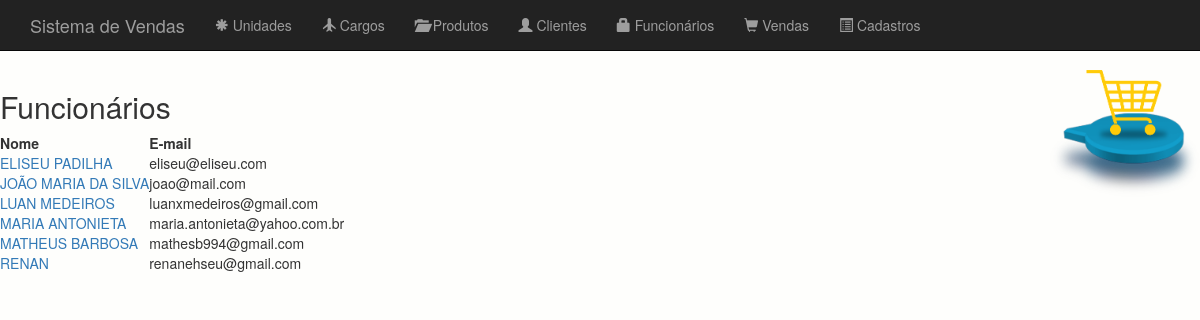
Before: /appvendas/funcionarios/ with the older database file.
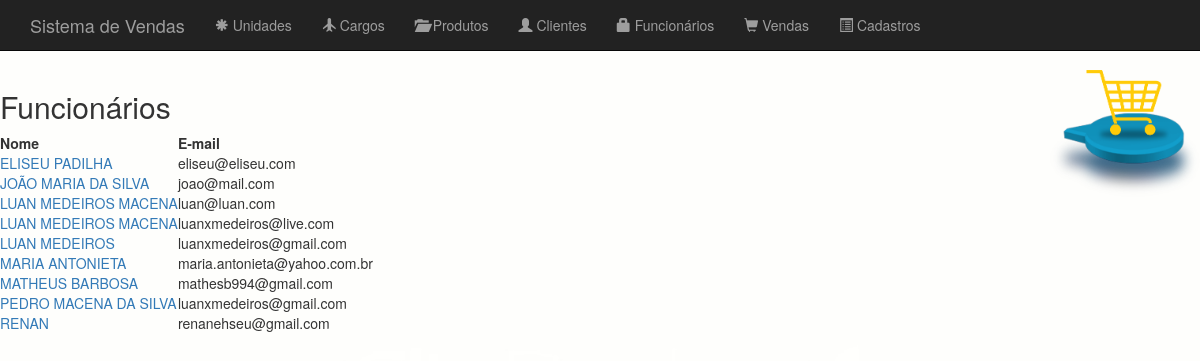
After: the same page with the newer database file.
### appvendas/models.py (models this page shows, shortened)
class Pessoa(models.Model):
    nome=models.CharField("Nome",max_length=255)
    email=models.EmailField("E-Mail",max_length=200)
    telefone=models.CharField("Telefone",max_length=16)

class Funcionario(Pessoa):
    matricula=models.CharField("Matrícula",max_length=10,unique=True)
    cargo=models.ForeignKey(Cargo,on_delete=models.PROTECT,verbose_name="Cargo")

class Pessoa(models.Model):
    nome=models.CharField("Nome",max_length=255)
    email=models.EmailField("E-Mail",max_length=200)
    telefone=models.CharField("Telefone",max_length=16)

### appvendas/views.py (the view)
def listarfuncionrios(request):
    funcionarios=Funcionario.objects.all().order_by('nome')
    lista={'funcionarios':funcionarios}
    return render(request,'funcionarios.html',lista)

### templates/funcionarios.html
{% extends 'base.html' %}
{% block conteudo %}
    <h2>Funcionários</h2>
<table>
  <tr>
    <th>Nome</th>
    <th>E-mail</th>
  </tr>
    {% for funcionario in funcionarios %}
        <tr>
            <td><a href="{% url 'exibirfuncionario' funcionario.id %}"> {{ funcionario.nome | upper }}</a></td>
            <td>{{ funcionario.email }}</td>
        </tr>
    {% endfor %}
</table>
{% endblock %}

Changed rows visible on the page:
added Funcionario: nome "LUAN MEDEIROS MACENA", email "luan@luan.com"
added Funcionario: nome "LUAN MEDEIROS MACENA", email "luanxmedeiros@live.com"
added Funcionario: nome "PEDRO MACENA DA SILVA", email "luanxmedeiros@gmail.com"
